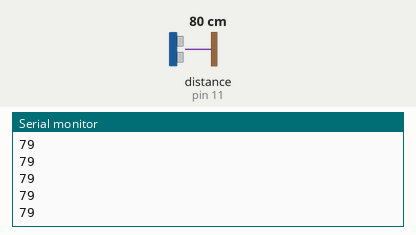
This sketch was run on a simulated Arduino Uno, built with avr-gcc and run on an emulated ATmega328P. On the bench: the last lines printed to the serial monitor. Wiring (inferred from the names in the program): ultrasonic range finder: trigger pin 12; echo pin 11. The inputs (shaded band) are chosen by the test bench; at power-on: distance to the obstacle (sensor on pin 11) 80 cm. The echo pulse lasts 58.3 µs per cm.

Above: at 1.2 s.
1.3 s: distance to the obstacle (sensor on pin 11) set to 2 cm
At 1.37 s:
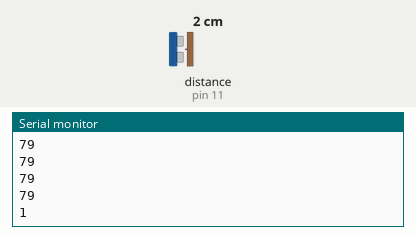
2.8 s: distance to the obstacle (sensor on pin 11) set to 4 cm
At 2.89 s:
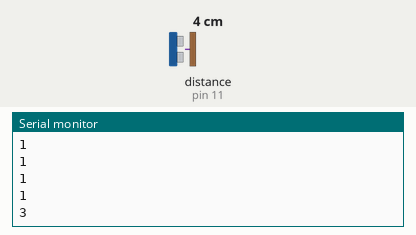
Timing chart, 0 to 5.8 s (numbered marks = the images above; inputs shaded):
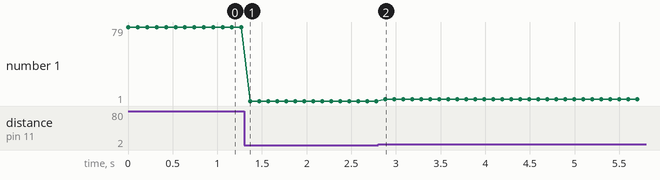

Measured:
- after the input at 1.3 s, the serial monitor: prints a new line after 0.07 s (image 1)
- after the input at 2.8 s, the serial monitor: prints a new line after 0.08 s (image 2)
- plotted number 1: 79 → 1 after the input at 1.3 s, 1 → 3 after the input at 2.8 s

The sketch:

ultrasonicSensor2.ino
```cpp
// ============================================================
// Front Ultrasonic Sensor Control Code
// 담당: 로봇 정면 초음파 센서 2개(좌/우) - 상대 로봇 위치 감지
//
// 역할:
// - 좌/우 초음파 센서로 거리 측정
// - 상대 로봇이 정면 감지 범위 안에 있는지, 어느 쪽에 더 가까운지 판단
// - detectFrontTarget() 호출하여 추적 동작과 연결하면 됨
// ============================================================

const int LEFT_TRIG  = 10;
const int LEFT_ECHO  = 9;
const int RIGHT_TRIG = 12;
const int RIGHT_ECHO = 11;

void initializeUltrasonicSensors()
{
    pinMode(LEFT_TRIG, OUTPUT);
    pinMode(LEFT_ECHO, INPUT);

    pinMode(RIGHT_TRIG, OUTPUT);
    pinMode(RIGHT_ECHO, INPUT);
}

// 초음파 거리 측정(cm). 응답이 없으면 -1 반환
int measureDistance(int trigPin, int echoPin)
{
    digitalWrite(trigPin, LOW);
    delayMicroseconds(2);

    digitalWrite(trigPin, HIGH);
    delayMicroseconds(10);
    digitalWrite(trigPin, LOW);

    long duration = pulseIn(echoPin, HIGH);

    if (duration == 0)
    {
        return -1;
    }

    return duration * 0.0343 / 2.0;
}

void printSensorValues()
{
    // int Distance  = measureDistance(LEFT_TRIG, LEFT_ECHO);
    int Distance = measureDistance(RIGHT_TRIG, RIGHT_ECHO);

    Serial.println(Distance);
}


// test
void setup()
{
    Serial.begin(9600);

    initializeUltrasonicSensors();
}

void loop()
{
    printSensorValues();

    delay(100);
}
```
